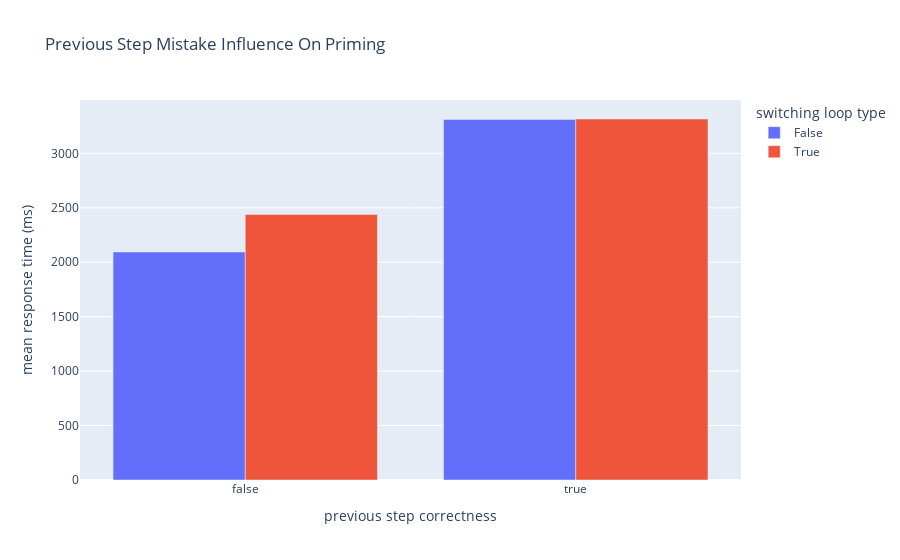

The notebook cell this image was saved under:
### Code cell
switch_prev_for_fig = switching_diff_prev_correct.reset_index()
px.bar(switch_prev_for_fig, x='is_prev_correct', y='mean_response_time', color='loop_type_switch', barmode='group'
        , title='Previous Step Mistake Influence On Priming', labels={'is_prev_correct': 'previous step correctness'
                                                                      , 'mean_response_time': 'mean response time (ms)'
                                                                      , 'loop_type_switch': 'switching loop type'
                                                                      }
        )

### Figure 1 — Plotly figure (JSON) as saved in the notebook; plotly's stock layout.template omitted (floating-point values rounded to 4 significant figures)
{"data": [{"alignmentgroup": "True", "hovertemplate": "switching loop type=False<br>previous step correctness=%{x}<br>mean response time (ms)=%{y}<extra></extra>", "legendgroup": "False", "marker": {"color": "#636efa", "pattern": {"shape": ""}}, "name": "False", "offsetgroup": "False", "orientation": "v", "showlegend": true, "textposition": "auto", "type": "bar", "x": [false, true], "xaxis": "x", "y": [2094.0, 3311.0], "yaxis": "y"}, {"alignmentgroup": "True", "hovertemplate": "switching loop type=True<br>previous step correctness=%{x}<br>mean response time (ms)=%{y}<extra></extra>", "legendgroup": "True", "marker": {"color": "#EF553B", "pattern": {"shape": ""}}, "name": "True", "offsetgroup": "True", "orientation": "v", "showlegend": true, "textposition": "auto", "type": "bar", "x": [false, true], "xaxis": "x", "y": [2440.0, 3316.0], "yaxis": "y"}], "layout": {"barmode": "group", "legend": {"title": {"text": "switching loop type"}, "tracegroupgap": 0}, "title": {"text": "Previous Step Mistake Influence On Priming"}, "xaxis": {"anchor": "y", "domain": [0, 1], "title": {"text": "previous step correctness"}}, "yaxis": {"anchor": "x", "domain": [0, 1], "title": {"text": "mean response time (ms)"}}}}
